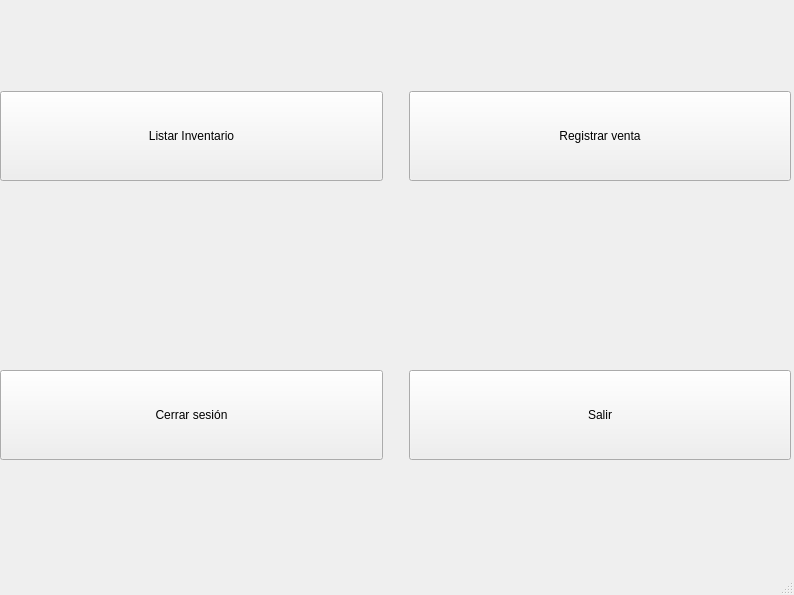
<?xml version="1.0" encoding="UTF-8"?>
<ui version="4.0">
 <class>MainWindow</class>
 <widget class="QMainWindow" name="MainWindow">
  <property name="geometry">
   <rect>
    <x>0</x>
    <y>0</y>
    <width>794</width>
    <height>595</height>
   </rect>
  </property>
  <property name="windowTitle">
   <string>MainWindow</string>
  </property>
  <widget class="QWidget" name="centralwidget">
   <widget class="QLabel" name="label">
    <property name="geometry">
     <rect>
      <x>0</x>
      <y>0</y>
      <width>791</width>
      <height>551</height>
     </rect>
    </property>
    <property name="text">
     <string/>
    </property>
    <property name="pixmap">
     <pixmap>freeman.jpg</pixmap>
    </property>
   </widget>
   <widget class="QWidget" name="gridLayoutWidget">
    <property name="geometry">
     <rect>
      <x>0</x>
      <y>0</y>
      <width>791</width>
      <height>551</height>
     </rect>
    </property>
    <layout class="QGridLayout" name="gridLayout" columnstretch="10,0,10">
     <property name="sizeConstraint">
      <enum>QLayout::SetMaximumSize</enum>
     </property>
     <item row="1" column="1">
      <spacer name="verticalSpacer">
       <property name="orientation">
        <enum>Qt::Vertical</enum>
       </property>
       <property name="sizeHint" stdset="0">
        <size>
         <width>20</width>
         <height>40</height>
        </size>
       </property>
      </spacer>
     </item>
     <item row="0" column="1">
      <spacer name="verticalSpacer_2">
       <property name="orientation">
        <enum>Qt::Vertical</enum>
       </property>
       <property name="sizeHint" stdset="0">
        <size>
         <width>20</width>
         <height>40</height>
        </size>
       </property>
      </spacer>
     </item>
     <item row="0" column="2">
      <widget class="QPushButton" name="botonRegistrarVenta">
       <property name="minimumSize">
        <size>
         <width>0</width>
         <height>90</height>
        </size>
       </property>
       <property name="maximumSize">
        <size>
         <width>2000</width>
         <height>16777215</height>
        </size>
       </property>
       <property name="text">
        <string>Registrar venta</string>
       </property>
      </widget>
     </item>
     <item row="1" column="2">
      <widget class="QPushButton" name="botonSalir">
       <property name="minimumSize">
        <size>
         <width>0</width>
         <height>90</height>
        </size>
       </property>
       <property name="maximumSize">
        <size>
         <width>2000</width>
         <height>16777215</height>
        </size>
       </property>
       <property name="text">
        <string>Salir</string>
       </property>
      </widget>
     </item>
     <item row="0" column="0">
      <widget class="QPushButton" name="botonListarInventario">
       <property name="minimumSize">
        <size>
         <width>0</width>
         <height>90</height>
        </size>
       </property>
       <property name="maximumSize">
        <size>
         <width>2000</width>
         <height>16777215</height>
        </size>
       </property>
       <property name="text">
        <string>Listar Inventario</string>
       </property>
      </widget>
     </item>
     <item row="1" column="0">
      <widget class="QPushButton" name="botonCerrarSesion">
       <property name="minimumSize">
        <size>
         <width>0</width>
         <height>90</height>
        </size>
       </property>
       <property name="maximumSize">
        <size>
         <width>2000</width>
         <height>16777215</height>
        </size>
       </property>
       <property name="text">
        <string>Cerrar sesión</string>
       </property>
      </widget>
     </item>
    </layout>
   </widget>
  </widget>
  <widget class="QMenuBar" name="menubar">
   <property name="geometry">
    <rect>
     <x>0</x>
     <y>0</y>
     <width>794</width>
     <height>22</height>
    </rect>
   </property>
  </widget>
  <widget class="QStatusBar" name="statusbar"/>
 </widget>
 <resources/>
 <connections/>
</ui>
